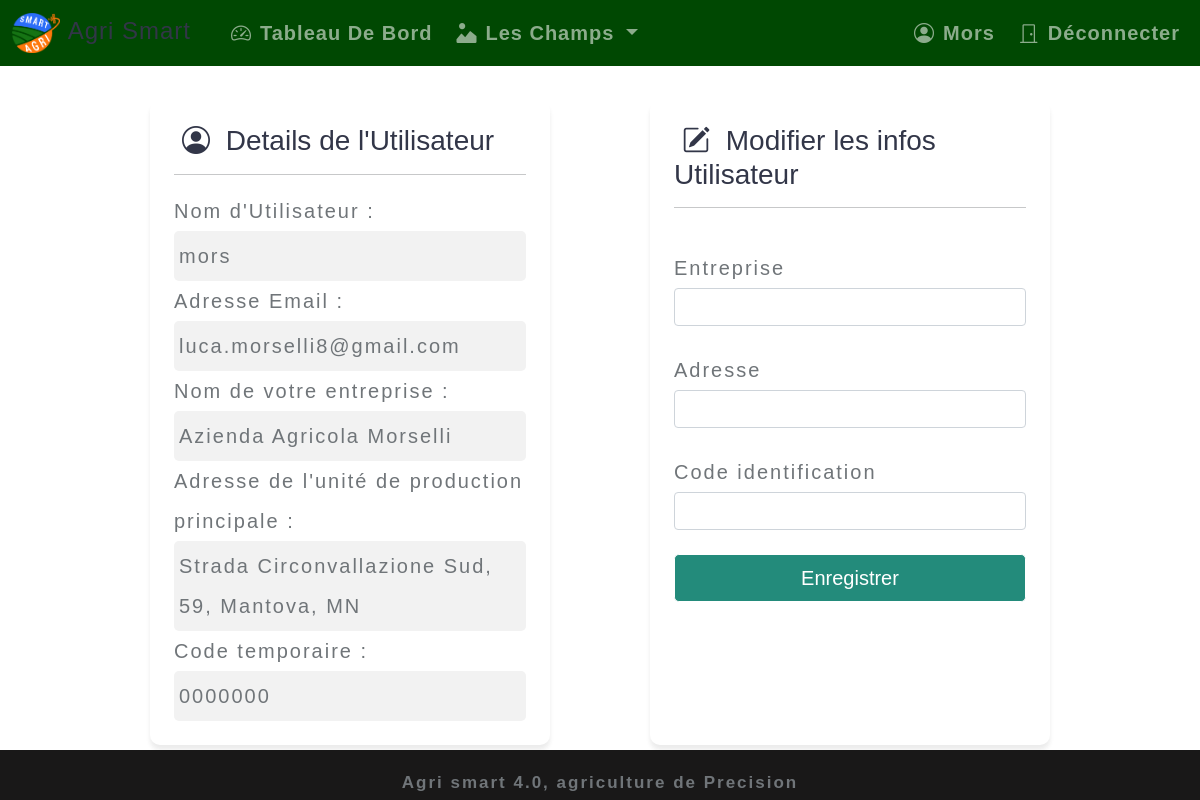
/edit-user-details (signed in), run on the app's committed database.
### agriculture/models.py (models this page shows, shortened)
class User(db.Model, UserMixin):
    __tablename__ = 'user'
    user_id              = db.Column(db.Integer(), primary_key=True)
    username             = db.Column(db.String(length=30), nullable=False, unique=True)
    email_address        = db.Column(db.String(length=50), nullable=False, unique=True)
    company_name         = db.Column(db.String(length=100))
    farm_address         = db.Column(db.String(length=512))
    fiscal_code          = db.Column(db.String(length=40))
    fields               = db.relationship('Field', backref='owned_field', lazy=True)
    password_hash        = db.Column(db.String(length=60), nullable=False)
    @property
    def password(self):
        return self.password

### agriculture/routes.py (the view)
@app.route('/edit-user-details', methods=["POST","GET"])
@login_required
def edit_user_detail_page():
    user = current_user
    form = EditUserDetailsForm()
    if form.validate_on_submit():
        user.company_name = form.company_name.data
        user.farm_address = form.farm_address.data
        user.fiscal_code = form.fiscal_code.data
        db.session.commit()
    return render_template('edit_user_details.html', form=form, user=user)

### agriculture/forms.py
class EditUserDetailsForm(FlaskForm):
    company_name    = StringField(label="Entreprise", validators=[DataRequired()])
    farm_address    = StringField(label="Adresse", validators=[DataRequired()])
    fiscal_code     = StringField(label="Code identification", validators=[DataRequired()])
    submit          = SubmitField(label='Enregistrer')

### agriculture/models.py (called while the page is built)
@login_manager.user_loader
def load_user(user_id):
    return User.query.filter_by(user_id=user_id).first()

### agriculture/templates/edit_user_details.html (shortened to what this page needs)
{% extends "base.html" %}
{% block content %}
<div class="container-fluid">
   <div class="row justify-content-center">
      <div class="col-md-4 user-details p-4">
         <h3><i class="bi bi-person-circle mx-2"></i> Details de l'Utilisateur</h3>
         <hr>
         <p class="lead">Nom d'Utilisateur :</p>
         <p class="lead user-detail-field">{{user.username}} </p>
         <p class="lead">Adresse Email : </p>
         <p class="lead user-detail-field">{{user.email_address}} </p>
         <p class="lead">Nom de votre entreprise : </p>
         <p class="lead user-detail-field">{{user.company_name}} </p>
         <p class="lead">Adresse de l'unité de production principale : </p>
         <p class="lead user-detail-field">{{user.farm_address}} </p>
         <p class="lead">Code temporaire : </p>
         <p class="lead user-detail-field">{{user.fiscal_code}} </p>
      </div>
      <div class="col-md-1">
      </div>
      <div class="col-md-4 user-details p-4">
         <h3><i class="bi bi-pencil-square mx-2"></i> Modifier les infos Utilisateur</h3>
         <hr>
         <form method="POST" class="form-register">
            <br>
            <p class="lead">{{ form.company_name.label }}</p>
            {{ form.company_name(class="form-control",placeholder="") }}
            <br>
            <p class="lead">{{ form.farm_address.label }}</p>
            {{ form.farm_address(class="form-control",placeholder="") }}
            <br>
            <p class="lead">{{ form.fiscal_code.label }}</p>
            {{ form.fiscal_code(class="form-control",placeholder="") }}
            <br>
            {{ form.submit(class="btn btn-lg w-100 btn-success")}}
            <br>
            <br>
         </form>
      </div>
   </div>
</div>
{% endblock %}

### agriculture/templates/base.html (shortened to what this page needs)
<!doctype html>
<html lang="en">
   <head>
       <link href="https://cdn.jsdelivr.net/npm/bootstrap@5.1.3/dist/css/bootstrap.min.css" rel="stylesheet">
       <link rel="stylesheet" href="https://cdn.jsdelivr.net/npm/bootstrap-icons@1.8.1/font/bootstrap-icons.css">
       <link rel="stylesheet" href="/static/css/style.css">
    </head>
    <body>
      <nav class="navbar-custom fixed-top navbar navbar-expand-lg navbar-dark">
        <div class="container-fluid">
          <a class="navbar-brand fs-4" href="{{url_for('home_page')}}">
             <h4 style="margin:0;"><img src="/static/images/logo.jpg" alt="Agri smart logo" width="auto" height="40"><span class="align-text-top mx-2">Agri smart</span></h4>
          </a>
          <div class="collapse navbar-collapse" id="navbarNav">
           <ul class="navbar-nav">
             <li class="nav-item fs-5">
                 <a class="nav-link {% if request.path == '/dashboard' %}active{% endif %}" aria-current="page" href="{{url_for('home_page')}}"><i class="bi bi-speedometer2 mx-2"></i>Tableau de Bord</a>
             </li>
             <li class="nav-item fs-5 dropdown">
                <a class="nav-link dropdown-toggle {% if 'field' in request.path %}active{% endif %}" id="navbarDropdown" role="button" data-bs-toggle="dropdown" aria-expanded="false">
                  <i class="bi bi-image-alt mx-2"></i>Les champs
                </a>
              </li>
           </ul>
           <ul class="navbar-nav ms-auto">
             {% if current_user.is_authenticated %}
                <li class="nav-item fs-5">
                   <a href="{{url_for('edit_user_detail_page')}}" class="nav-link"><i class="bi bi-person-circle mx-2"></i>{{ current_user.username }}</a>
                </li>
             {% endif %}
                <li class="nav-item fs-5">
                    <a class="nav-link" href="{{url_for('logout_page')}}" ><i class="bi bi-door-closed mx-2"></i>Déconnecter</a>
                </li>
            </ul>
          </div>
        </div>
      </nav>
      {% block content %}
      {% endblock %}
      <footer class="fixed-bottom">
         <div class="container-fluid text-light">
            <div class="row justify-content-center text-light">
               <div class="col-md-12 text-center">
                  <p class="mt-3">Agri smart 4.0, agriculture de Precision</p>
               </div>
            </div>
         </div>
      </footer>
  </body>
</html>

### agriculture/static/css/style.css (style rules this page uses)
html { margin : 0; padding : 0; }
:root { --primary_green:#087d6be3; --secondary_green: #718355; --primary_brown: #004802; --secondary_brown: #dba55a; --color-bg: #f2f2f2; }
.btn-success { background-color: var(--primary_green); border-color: white; }
.navbar-custom { background-color: var(--primary_brown); }
body { background-color: var(--color-bg); }
footer { background-color: var(--primary_brown); }
.user-details { background: white; border-radius: 10px; transition: all 1s cubic-bezier(.25,.8,.25,1); box-shadow: 0 5px 5px rgba(0,0,0,0.06), 0 5px 5px rgba(0,0,0,0.024); }
.user-detail-field { background: var(--color-bg); border-radius: 5px; padding: 5px; }
html, body { margin: 0; font-size: 100%; background: #fff; font-family: 'Thasadith', sans-serif; }
html { scroll-behavior: smooth; }
body a { text-decoration: none; transition: 0.5s all; -webkit-transition: 0.5s all; -moz-transition: 0.5s all; -o-transition: 0.5s all; -ms-transition: 0.5s all; font-family: 'Thasadith', sans-serif; }
body img { max-width: 100%; }
input[type="button"], input[type="submit"], input[type="text"], input[type="email"], input[type="search"] { transition: 0.5s all; -webkit-transition: 0.5s all; -moz-transition: 0.5s all; -o-transition: 0.5s all; -ms-transition: 0.5s all; }
h1, h2, h3, h4, h5, h6 { margin: 0; color: #323648; }
li { list-style-type: none; }
p { margin: 0; font-size: 17px; line-height: 2em; letter-spacing: 2px; color: #707579; font-weight: 600; }
ul { margin: 0; padding: 0; }
nav { margin:0; padding: 0; }
nav:after { content:""; display:table; clear:both; }
nav ul { float: right; padding:0; margin:0; list-style: none; position: relative; }
nav ul li { margin: 0px; display:inline-block; }
nav a { color: #ddd; text-transform: capitalize; letter-spacing: 1px; padding-left: 0; padding-right: 0; padding: 10px 0; font-weight: 700; }
li > a:only-child:after { content: ''; }
footer { background: #191818; }

### data on the page
User: username "Mors", username "mors", email_address "luca.morselli8@gmail.com", company_name "Azienda Agricola Morselli", farm_address "Strada Circonvallazione Sud, 59, Mantova, MN", fiscal_code "0000000"
